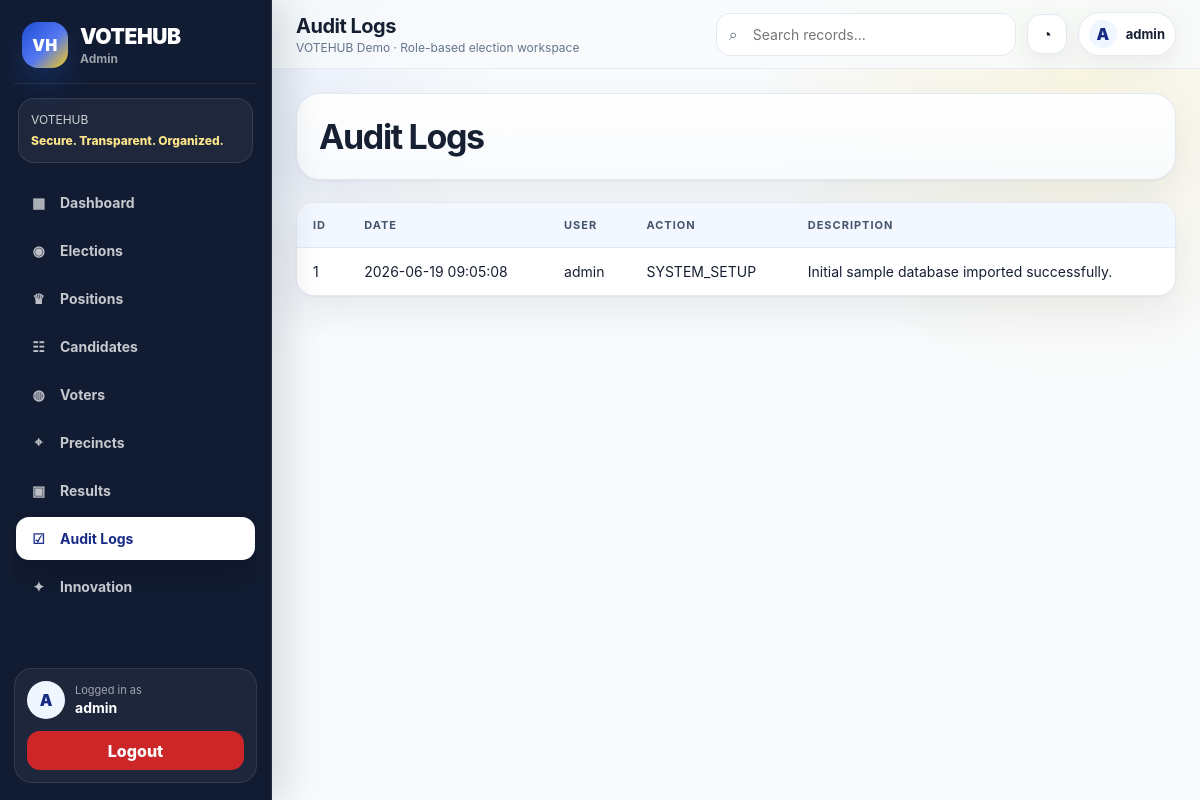
/admin/audit_logs.php (signed in), run on the app's committed database.
### tables this page shows
CREATE TABLE audit_logs (
    log_id INT AUTO_INCREMENT PRIMARY KEY,
    user_id INT NULL,
    action VARCHAR(100) NOT NULL,
    description TEXT NOT NULL,
    created_at TIMESTAMP DEFAULT CURRENT_TIMESTAMP,
    CONSTRAINT fk_logs_users FOREIGN KEY (user_id) REFERENCES users(user_id)
        ON UPDATE CASCADE ON DELETE SET NULL,
    INDEX idx_logs_created_at (created_at)
);

CREATE TABLE users (
    user_id INT AUTO_INCREMENT PRIMARY KEY,
    username VARCHAR(80) NOT NULL UNIQUE,
    password VARCHAR(255) NOT NULL,
    role_id INT NOT NULL,
    status ENUM('active','inactive') NOT NULL DEFAULT 'active',
    created_at TIMESTAMP DEFAULT CURRENT_TIMESTAMP,
    CONSTRAINT fk_users_roles FOREIGN KEY (role_id) REFERENCES roles(role_id)
        ON UPDATE CASCADE ON DELETE RESTRICT
);

### includes/functions.php (called while the page is built, shortened)
<?php
function h($value) {
    return htmlspecialchars((string)$value, ENT_QUOTES, 'UTF-8');
}
?>

### admin/audit_logs.php (the view, shortened to what this page needs)
<?php
require_once __DIR__ . '/../includes/functions.php';
$logs = $pdo->query('SELECT a.*, u.username FROM audit_logs a LEFT JOIN users u ON a.user_id=u.user_id ORDER BY a.created_at DESC LIMIT 300')->fetchAll();
include __DIR__ . '/../includes/header.php'; include __DIR__ . '/../includes/sidebar.php';
?>
<div class="page-header"><h1>Audit Logs</h1></div>
<div class="card table-wrap"><table>
<tr><th>ID</th><th>Date</th><th>User</th><th>Action</th><th>Description</th></tr>
<?php foreach ($logs as $log): ?>
<tr><td><?= h($log['log_id']) ?></td><td><?= h($log['created_at']) ?></td><td><?= h($log['username'] ?? 'System') ?></td><td><?= h($log['action']) ?></td><td><?= h($log['description']) ?></td></tr>
<?php endforeach; ?>
</table></div>
<?php include __DIR__ . '/../includes/footer.php'; ?>

### assets/css/style.css (style rules this page uses)
:root { --bg: #f8fafc; --bg-soft: #eef4ff; --surface: #ffffff; --surface-2: #f8fafc; --text: #172033; --muted: #65748b; --border: #e3e9f3; --primary: #1d4ed8; --primary-dark: #172b85; --primary-soft: #dbeafe; --navy: #111b31; --navy-2: #1d2b4a; --accent-yellow: #facc15; --accent-red: #dc2626; --success: #16a34a; --warning: #f59e0b; --danger: #dc2626; --shadow-card: 0 1px 2px rgba(15, 23, 42, 0.05), 0 16px 40px rgba(15, 23, 42, 0.07); --shadow-soft: 0 8px 24px rgba(15, 23, 42, 0.06); --radius: 18px; --radius-lg: 26px; }
* { box-sizing: border-box; }
html { scroll-behavior: smooth; }
body { margin: 0; font-family: Inter, ui-sans-serif, system-ui, -apple-system, BlinkMacSystemFont, "Segoe UI", Arial, sans-serif; background: radial-gradient(circle at 8% 0%, rgba(37, 99, 235, 0.12), transparent 30%), radial-gradient(circle at 90% 8%, rgba(250, 204, 21, 0.11), transparent 25%), var(--bg); color: var(--text); min-height: 100vh; }
.page-header { display: flex; justify-content: space-between; align-items: center; gap: 18px; margin-bottom: 22px; padding: 22px; border: 1px solid var(--border); border-radius: 24px; background: linear-gradient(180deg, rgba(255,255,255,0.96), rgba(248,250,252,0.94)); box-shadow: var(--shadow-card); }
.page-header h1 { margin: 0; font-size: clamp(25px, 3vw, 34px); letter-spacing: -0.04em; }
.card { margin-bottom: 22px; padding: 22px; border: 1px solid var(--border); border-radius: 24px; background: rgba(255,255,255,0.94); box-shadow: var(--shadow-card); }
.table-wrap { overflow-x: auto; border: 1px solid var(--border); border-radius: 18px; background: #fff; }
.table-wrap.card { padding: 0; }
table { width: 100%; min-width: 760px; border-collapse: collapse; background: #fff; }
th, td { padding: 15px 16px; border-bottom: 1px solid var(--border); text-align: left; vertical-align: top; font-size: 14px; }
th { color: #44546a; font-size: 11px; text-transform: uppercase; letter-spacing: .09em; background: #f3f7ff; }
tr:last-child td { border-bottom: 0; }

### data on the page
audit_logs: log_id "1", created_at "2026-06-19 09:05:08", user.username "admin", action "SYSTEM_SETUP", description "Initial sample database imported successfully."

### other printed values
$roleLabel ?: 'User' "Admin"
substr($name, 0, 1) "A"
$name "admin"
$pageTitleDisplay "Audit Logs"
